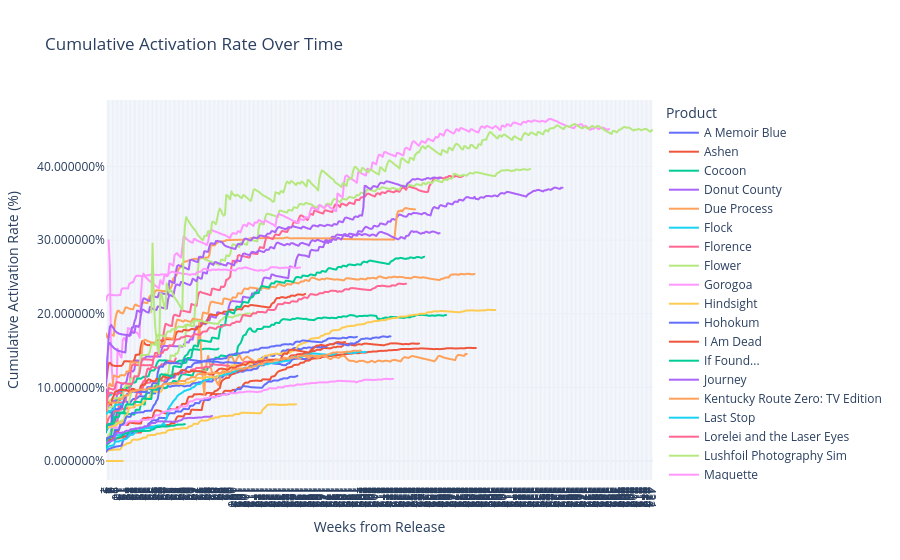

This figure's notebook cell:
### Code cell
import plotly.express as px

# Create the Plotly line plot
fig = px.line(
    act_rate_df,
    x="Weeks_from_Release",
    y="cumulative_act_rate",
    color='product',
    title="Cumulative Activation Rate Over Time",
    labels={
        "Weeks_from_Release": "Weeks from Release",
        "cumulative_act_rate": "Cumulative Activation Rate (%)"
    },
    template='plotly_white'
)

# Improve layout for readability
fig.update_layout(
    legend_title_text='Product',
    xaxis=dict(tickmode='linear'),
    yaxis_tickformat='%'
)

# Display the plot
fig.show()

### Figure 1 — Plotly figure (JSON) as saved in the notebook; plotly's stock layout.template omitted (floating-point values rounded to 4 significant figures; data arrays with more than 128 entries replaced by an {"elided": "..."} marker saying what was removed)
{"data": [{"hovertemplate": "product=A Memoir Blue<br>Weeks from Release=%{x}<br>Cumulative Activation Rate (%)=%{y}<extra></extra>", "legendgroup": "A Memoir Blue", "line": {"color": "#636efa", "dash": "solid"}, "marker": {"symbol": "circle"}, "mode": "lines", "name": "A Memoir Blue", "showlegend": true, "type": "scattergl", "x": {"elided": "167 int values"}, "xaxis": "x", "y": {"elided": "167 float values"}, "yaxis": "y"}, {"hovertemplate": "product=Ashen<br>Weeks from Release=%{x}<br>Cumulative Activation Rate (%)=%{y}<extra></extra>", "legendgroup": "Ashen", "line": {"color": "#EF553B", "dash": "solid"}, "marker": {"symbol": "circle"}, "mode": "lines", "name": "Ashen", "showlegend": true, "type": "scattergl", "x": {"elided": "287 int values"}, "xaxis": "x", "y": {"elided": "287 float values"}, "yaxis": "y"}, {"hovertemplate": "product=Cocoon<br>Weeks from Release=%{x}<br>Cumulative Activation Rate (%)=%{y}<extra></extra>", "legendgroup": "Cocoon", "line": {"color": "#00cc96", "dash": "solid"}, "marker": {"symbol": "circle"}, "mode": "lines", "name": "Cocoon", "showlegend": true, "type": "scattergl", "x": [1, 2, 3, 4, 5, 6, 7, 8, 9, 10, 11, 12, 13, 14, 15, 16, 17, 18, 19, 20, 21, 22, 23, 24, 25, 26, 27, 28, 29, 30, 31, 32, 33, 34, 35, 36, 37, 38, 39, 40, 41, 42, 43, 44, 45, 46, 47, 48, 49, 50, 51, 52, 53, 54, 55, 56, 57, 58, 59, 60, 61, 62, 63, 64, 65, 66, 67, 68, 69, 70, 71, 72, 73, 74, 75, 76, 77, 78, 79, 80, 81, 82, 83, 84, 85, 86, 87, 88], "xaxis": "x", "y": [0.05931, 0.06772, 0.06819, 0.0658, 0.06556, 0.0656, 0.06507, 0.07443, 0.08277, 0.08351, 0.08222, 0.08302, 0.09253, 0.09812, 0.09833, 0.09964, 0.09934, 0.09946, 0.1004, 0.1009, 0.1051, 0.1066, 0.1064, 0.1072, 0.112, 0.1121, 0.112, 0.1117, 0.1132, 0.1143, 0.1144, 0.1147, 0.1147, 0.1156, 0.1214, 0.1231, 0.1229, 0.1229, 0.1249, 0.1311, 0.1348, 0.1366, 0.1368, 0.1365, 0.1365, 0.1366, 0.1366, 0.1363, 0.136, 0.1358, 0.1355, 0.1351, 0.1349, 0.1347, 0.1345, 0.1343, 0.1356, 0.1364, 0.1363, 0.1361, 0.138, 0.1421, 0.1437, 0.1447, 0.1483, 0.1509, 0.1511, 0.151, 0.1516, 0.1517, 0.1515, 0.1512, 0.151, 0.1512, 0.1517, 0.1516, 0.1525, 0.1525, 0.1523, 0.1524, 0.1525, 0.1519, 0.1519, 0.1517, 0.1515, 0.1514, 0.1517, 0.1526], "yaxis": "y"}, {"hovertemplate": "product=Donut County<br>Weeks from Release=%{x}<br>Cumulative Activation Rate (%)=%{y}<extra></extra>", "legendgroup": "Donut County", "line": {"color": "#ab63fa", "dash": "solid"}, "marker": {"symbol": "circle"}, "mode": "lines", "name": "Donut County", "showlegend": true, "type": "scattergl", "x": {"elided": "354 int values"}, "xaxis": "x", "y": {"elided": "354 float values"}, "yaxis": "y"}, {"hovertemplate": "product=Due Process<br>Weeks from Release=%{x}<br>Cumulative Activation Rate (%)=%{y}<extra></extra>", "legendgroup": "Due Process", "line": {"color": "#FFA15A", "dash": "solid"}, "marker": {"symbol": "circle"}, "mode": "lines", "name": "Due Process", "showlegend": true, "type": "scattergl", "x": {"elided": "240 int values"}, "xaxis": "x", "y": {"elided": "240 float values"}, "yaxis": "y"}, {"hovertemplate": "product=Flock<br>Weeks from Release=%{x}<br>Cumulative Activation Rate (%)=%{y}<extra></extra>", "legendgroup": "Flock", "line": {"color": "#19d3f3", "dash": "solid"}, "marker": {"symbol": "circle"}, "mode": "lines", "name": "Flock", "showlegend": true, "type": "scattergl", "x": [1, 2, 3, 4, 5, 6, 7, 8, 9, 10, 11, 12, 13, 14, 15, 16, 17, 18, 19, 20, 21, 22, 23, 24, 25, 26, 27, 28, 29, 30, 31, 32, 33, 34, 35, 36, 37, 38, 39, 40, 41, 42, 43, 44, 45, 46, 47], "xaxis": "x", "y": [0.02607, 0.03064, 0.03192, 0.03258, 0.03338, 0.03372, 0.03405, 0.03437, 0.03466, 0.03494, 0.03521, 0.03551, 0.03573, 0.03589, 0.03612, 0.03628, 0.03632, 0.03643, 0.03654, 0.03849, 0.03954, 0.0403, 0.04137, 0.04325, 0.04377, 0.0438, 0.04435, 0.04485, 0.04486, 0.04489, 0.04496, 0.04496, 0.04549, 0.0455, 0.04617, 0.04659, 0.04658, 0.04652, 0.04744, 0.04791, 0.0483, 0.0483, 0.04833, 0.04828, 0.04826, 0.04898, 0.04898], "yaxis": "y"}, {"hovertemplate": "product=Florence<br>Weeks from Release=%{x}<br>Cumulative Activation Rate (%)=%{y}<extra></extra>", "legendgroup": "Florence", "line": {"color": "#FF6692", "dash": "solid"}, "marker": {"symbol": "circle"}, "mode": "lines", "name": "Florence", "showlegend": true, "type": "scattergl", "x": {"elided": "277 int values"}, "xaxis": "x", "y": {"elided": "277 float values"}, "yaxis": "y"}, {"hovertemplate": "product=Flower<br>Weeks from Release=%{x}<br>Cumulative Activation Rate (%)=%{y}<extra></extra>", "legendgroup": "Flower", "line": {"color": "#B6E880", "dash": "solid"}, "marker": {"symbol": "circle"}, "mode": "lines", "name": "Flower", "showlegend": true, "type": "scattergl", "x": {"elided": "329 int values"}, "xaxis": "x", "y": {"elided": "329 float values"}, "yaxis": "y"}, {"hovertemplate": "product=Gorogoa<br>Weeks from Release=%{x}<br>Cumulative Activation Rate (%)=%{y}<extra></extra>", "legendgroup": "Gorogoa", "line": {"color": "#FF97FF", "dash": "solid"}, "marker": {"symbol": "circle"}, "mode": "lines", "name": "Gorogoa", "showlegend": true, "type": "scattergl", "x": {"elided": "388 int values"}, "xaxis": "x", "y": {"elided": "388 float values"}, "yaxis": "y"}, {"hovertemplate": "product=Hindsight<br>Weeks from Release=%{x}<br>Cumulative Activation Rate (%)=%{y}<extra></extra>", "legendgroup": "Hindsight", "line": {"color": "#FECB52", "dash": "solid"}, "marker": {"symbol": "circle"}, "mode": "lines", "name": "Hindsight", "showlegend": true, "type": "scattergl", "x": {"elided": "148 int values"}, "xaxis": "x", "y": {"elided": "148 float values"}, "yaxis": "y"}, {"hovertemplate": "product=Hohokum<br>Weeks from Release=%{x}<br>Cumulative Activation Rate (%)=%{y}<extra></extra>", "legendgroup": "Hohokum", "line": {"color": "#636efa", "dash": "solid"}, "marker": {"symbol": "circle"}, "mode": "lines", "name": "Hohokum", "showlegend": true, "type": "scattergl", "x": {"elided": "149 int values"}, "xaxis": "x", "y": {"elided": "149 float values"}, "yaxis": "y"}, {"hovertemplate": "product=I Am Dead<br>Weeks from Release=%{x}<br>Cumulative Activation Rate (%)=%{y}<extra></extra>", "legendgroup": "I Am Dead", "line": {"color": "#EF553B", "dash": "solid"}, "marker": {"symbol": "circle"}, "mode": "lines", "name": "I Am Dead", "showlegend": true, "type": "scattergl", "x": {"elided": "243 int values"}, "xaxis": "x", "y": {"elided": "243 float values"}, "yaxis": "y"}, {"hovertemplate": "product=If Found...<br>Weeks from Release=%{x}<br>Cumulative Activation Rate (%)=%{y}<extra></extra>", "legendgroup": "If Found...", "line": {"color": "#00cc96", "dash": "solid"}, "marker": {"symbol": "circle"}, "mode": "lines", "name": "If Found...", "showlegend": true, "type": "scattergl", "x": {"elided": "264 int values"}, "xaxis": "x", "y": {"elided": "264 float values"}, "yaxis": "y"}, {"hovertemplate": "product=Journey<br>Weeks from Release=%{x}<br>Cumulative Activation Rate (%)=%{y}<extra></extra>", "legendgroup": "Journey", "line": {"color": "#ab63fa", "dash": "solid"}, "marker": {"symbol": "circle"}, "mode": "lines", "name": "Journey", "showlegend": true, "type": "scattergl", "x": {"elided": "260 int values"}, "xaxis": "x", "y": {"elided": "260 float values"}, "yaxis": "y"}, {"hovertemplate": "product=Kentucky Route Zero: TV Edition<br>Weeks from Release=%{x}<br>Cumulative Activation Rate (%)=%{y}<extra></extra>", "legendgroup": "Kentucky Route Zero: TV Edition", "line": {"color": "#FFA15A", "dash": "solid"}, "marker": {"symbol": "circle"}, "mode": "lines", "name": "Kentucky Route Zero: TV Edition", "showlegend": true, "type": "scattergl", "x": {"elided": "209 int values"}, "xaxis": "x", "y": {"elided": "209 float values"}, "yaxis": "y"}, {"hovertemplate": "product=Last Stop<br>Weeks from Release=%{x}<br>Cumulative Activation Rate (%)=%{y}<extra></extra>", "legendgroup": "Last Stop", "line": {"color": "#19d3f3", "dash": "solid"}, "marker": {"symbol": "circle"}, "mode": "lines", "name": "Last Stop", "showlegend": true, "type": "scattergl", "x": {"elided": "202 int values"}, "xaxis": "x", "y": {"elided": "202 float values"}, "yaxis": "y"}, {"hovertemplate": "product=Lorelei and the Laser Eyes<br>Weeks from Release=%{x}<br>Cumulative Activation Rate (%)=%{y}<extra></extra>", "legendgroup": "Lorelei and the Laser Eyes", "line": {"color": "#FF6692", "dash": "solid"}, "marker": {"symbol": "circle"}, "mode": "lines", "name": "Lorelei and the Laser Eyes", "showlegend": true, "type": "scattergl", "x": [1, 2, 3, 4, 5, 6, 7, 8, 9, 10, 11, 12, 13, 14, 15, 16, 17, 18, 19, 20, 21, 22, 23, 24, 25, 26, 27, 28, 29, 30, 31, 32, 33, 34, 35, 36, 37, 38, 39, 40, 41, 42, 43, 44, 45, 46, 47, 48, 49, 50, 51, 52, 53, 54, 55], "xaxis": "x", "y": [0.04706, 0.053, 0.05806, 0.06043, 0.06261, 0.06331, 0.06609, 0.06786, 0.06806, 0.0682, 0.06889, 0.06981, 0.07045, 0.07087, 0.07116, 0.07101, 0.0714, 0.07163, 0.07195, 0.07236, 0.07269, 0.07284, 0.0731, 0.08566, 0.0931, 0.093, 0.09262, 0.09002, 0.1051, 0.1085, 0.1083, 0.1175, 0.1248, 0.1256, 0.1236, 0.1271, 0.1279, 0.1273, 0.1267, 0.1264, 0.1268, 0.1284, 0.1282, 0.1313, 0.1315, 0.1311, 0.1313, 0.1339, 0.1353, 0.1358, 0.1354, 0.135, 0.1347, 0.1351, 0.1394], "yaxis": "y"}, {"hovertemplate": "product=Lushfoil Photography Sim<br>Weeks from Release=%{x}<br>Cumulative Activation Rate (%)=%{y}<extra></extra>", "legendgroup": "Lushfoil Photography Sim", "line": {"color": "#B6E880", "dash": "solid"}, "marker": {"symbol": "circle"}, "mode": "lines", "name": "Lushfoil Photography Sim", "showlegend": true, "type": "scattergl", "x": [1, 2, 3, 4, 5, 6, 7, 8], "xaxis": "x", "y": [0.0609, 0.07007, 0.07176, 0.07264, 0.07345, 0.07411, 0.07478, 0.07478], "yaxis": "y"}, {"hovertemplate": "product=Maquette<br>Weeks from Release=%{x}<br>Cumulative Activation Rate (%)=%{y}<extra></extra>", "legendgroup": "Maquette", "line": {"color": "#FF97FF", "dash": "solid"}, "marker": {"symbol": "circle"}, "mode": "lines", "name": "Maquette", "showlegend": true, "type": "scattergl", "x": {"elided": "223 int values"}, "xaxis": "x", "y": {"elided": "223 float values"}, "yaxis": "y"}, {"hovertemplate": "product=Morsels<br>Weeks from Release=%{x}<br>Cumulative Activation Rate (%)=%{y}<extra></extra>", "legendgroup": "Morsels", "line": {"color": "#FECB52", "dash": "solid"}, "marker": {"symbol": "circle"}, "mode": "lines", "name": "Morsels", "showlegend": true, "type": "scattergl", "x": [1, 2, 3, 4, 5, 6, 7, 8, 9, 10, 11, 12, 13, 14], "xaxis": "x", "y": [7.517e-05, 7.442e-05, 7.387e-05, 7.334e-05, 7.288e-05, 7.25e-05, 7.196e-05, 7.155e-05, 7.127e-05, 7.097e-05, 7.066e-05, 7.036e-05, 7.006e-05, 6.966e-05], "yaxis": "y"}, {"hovertemplate": "product=Mundaun<br>Weeks from Release=%{x}<br>Cumulative Activation Rate (%)=%{y}<extra></extra>", "legendgroup": "Mundaun", "line": {"color": "#636efa", "dash": "solid"}, "marker": {"symbol": "circle"}, "mode": "lines", "name": "Mundaun", "showlegend": true, "type": "scattergl", "x": {"elided": "221 int values"}, "xaxis": "x", "y": {"elided": "221 float values"}, "yaxis": "y"}, {"hovertemplate": "product=Neon White<br>Weeks from Release=%{x}<br>Cumulative Activation Rate (%)=%{y}<extra></extra>", "legendgroup": "Neon White", "line": {"color": "#EF553B", "dash": "solid"}, "marker": {"symbol": "circle"}, "mode": "lines", "name": "Neon White", "showlegend": true, "type": "scattergl", "x": {"elided": "155 int values"}, "xaxis": "x", "y": {"elided": "155 float values"}, "yaxis": "y"}, {"hovertemplate": "product=Open Roads<br>Weeks from Release=%{x}<br>Cumulative Activation Rate (%)=%{y}<extra></extra>", "legendgroup": "Open Roads", "line": {"color": "#00cc96", "dash": "solid"}, "marker": {"symbol": "circle"}, "mode": "lines", "name": "Open Roads", "showlegend": true, "type": "scattergl", "x": [1, 2, 3, 4, 5, 6, 7, 8, 9, 10, 11, 12, 13, 14, 15, 16, 17, 18, 19, 20, 21, 22, 23, 24, 25, 26, 27, 28, 29, 30, 31, 32, 33, 34, 35, 36, 37, 38, 39, 40, 41, 42, 43, 44, 45, 46, 47, 48, 49, 50, 51, 52, 53, 54, 55, 56, 57, 58, 59, 60, 61, 62], "xaxis": "x", "y": [0.01932, 0.02278, 0.02388, 0.02541, 0.02705, 0.02828, 0.0285, 0.02869, 0.03066, 0.03182, 0.03204, 0.0326, 0.03315, 0.03588, 0.03759, 0.0379, 0.03794, 0.03819, 0.03985, 0.04081, 0.04087, 0.04088, 0.04086, 0.04089, 0.04089, 0.04087, 0.04087, 0.04088, 0.04088, 0.04087, 0.04087, 0.04088, 0.0409, 0.04094, 0.04112, 0.0422, 0.04274, 0.04317, 0.0448, 0.04591, 0.04619, 0.04618, 0.0467, 0.04687, 0.04691, 0.04686, 0.04682, 0.04679, 0.04715, 0.04717, 0.04791, 0.04795, 0.04793, 0.0481, 0.04877, 0.04935, 0.04948, 0.04946, 0.04946, 0.04947, 0.04978, 0.05011], "yaxis": "y"}, {"hovertemplate": "product=Outer Wilds<br>Weeks from Release=%{x}<br>Cumulative Activation Rate (%)=%{y}<extra></extra>", "legendgroup": "Outer Wilds", "line": {"color": "#ab63fa", "dash": "solid"}, "marker": {"symbol": "circle"}, "mode": "lines", "name": "Outer Wilds", "showlegend": true, "type": "scattergl", "x": {"elided": "259 int values"}, "xaxis": "x", "y": {"elided": "259 float values"}, "yaxis": "y"}, {"hovertemplate": "product=Sayonara Wild Hearts<br>Weeks from Release=%{x}<br>Cumulative Activation Rate (%)=%{y}<extra></extra>", "legendgroup": "Sayonara Wild Hearts", "line": {"color": "#FFA15A", "dash": "solid"}, "marker": {"symbol": "circle"}, "mode": "lines", "name": "Sayonara Wild Hearts", "showlegend": true, "type": "scattergl", "x": {"elided": "286 int values"}, "xaxis": "x", "y": {"elided": "286 float values"}, "yaxis": "y"}, {"hovertemplate": "product=Skin Deep<br>Weeks from Release=%{x}<br>Cumulative Activation Rate (%)=%{y}<extra></extra>", "legendgroup": "Skin Deep", "line": {"color": "#19d3f3", "dash": "solid"}, "marker": {"symbol": "circle"}, "mode": "lines", "name": "Skin Deep", "showlegend": true, "type": "scattergl", "x": [1, 2, 3, 4, 5], "xaxis": "x", "y": [0.075, 0.08599, 0.0879, 0.0892, 0.09003], "yaxis": "y"}, {"hovertemplate": "product=Solar Ash<br>Weeks from Release=%{x}<br>Cumulative Activation Rate (%)=%{y}<extra></extra>", "legendgroup": "Solar Ash", "line": {"color": "#FF6692", "dash": "solid"}, "marker": {"symbol": "circle"}, "mode": "lines", "name": "Solar Ash", "showlegend": true, "type": "scattergl", "x": {"elided": "130 int values"}, "xaxis": "x", "y": {"elided": "130 float values"}, "yaxis": "y"}, {"hovertemplate": "product=Storyteller<br>Weeks from Release=%{x}<br>Cumulative Activation Rate (%)=%{y}<extra></extra>", "legendgroup": "Storyteller", "line": {"color": "#B6E880", "dash": "solid"}, "marker": {"symbol": "circle"}, "mode": "lines", "name": "Storyteller", "showlegend": true, "type": "scattergl", "x": [1, 2, 3, 4, 5, 6, 7, 8, 9, 10, 11, 12, 13, 14, 15, 16, 17, 18, 19, 20, 21, 22, 23, 24, 25, 26, 27, 28, 29, 30, 31, 32, 33, 34, 35, 36, 37, 38, 39, 40, 41, 42, 43, 44, 45, 46, 47, 48, 49, 50, 51, 52, 53, 54, 55, 56, 57, 58, 59, 60, 61, 62, 63, 64, 65, 66, 67, 68, 69, 70, 71, 72, 73, 74, 75, 76, 77, 78, 79, 80, 81, 82, 83, 84, 85, 86, 87, 88, 89, 90, 91, 92, 93, 94, 95, 96, 97, 98, 99, 100, 101, 102, 103, 104, 105, 106, 107, 108, 109, 110, 111, 112, 113, 114, 115], "xaxis": "x", "y": [0.06904, 0.07435, 0.07969, 0.08236, 0.08343, 0.08409, 0.08483, 0.08481, 0.08511, 0.08556, 0.08604, 0.08648, 0.0869, 0.08713, 0.09783, 0.1021, 0.1026, 0.1026, 0.1029, 0.1117, 0.1122, 0.1126, 0.114, 0.1145, 0.1155, 0.1162, 0.1298, 0.1439, 0.1437, 0.1437, 0.1439, 0.1441, 0.1442, 0.1444, 0.149, 0.1585, 0.1583, 0.1579, 0.1574, 0.1661, 0.1711, 0.1715, 0.171, 0.1704, 0.1695, 0.169, 0.1689, 0.1744, 0.176, 0.1758, 0.1755, 0.1788, 0.179, 0.1788, 0.1785, 0.1815, 0.1824, 0.1823, 0.1821, 0.1819, 0.1818, 0.184, 0.1852, 0.1851, 0.1848, 0.1847, 0.1873, 0.1889, 0.1905, 0.1907, 0.1905, 0.1903, 0.1901, 0.19, 0.1898, 0.1896, 0.1889, 0.1885, 0.1882, 0.1879, 0.1877, 0.1874, 0.1871, 0.1868, 0.1865, 0.1864, 0.1862, 0.1865, 0.1899, 0.1914, 0.1923, 0.1944, 0.196, 0.1961, 0.1959, 0.1957, 0.1955, 0.1952, 0.195, 0.1961, 0.1969, 0.1975, 0.1974, 0.1986, 0.1987, 0.1984, 0.1982, 0.1992, 0.2, 0.2002, 0.2002, 0.2, 0.1998, 0.1996, 0.2016], "yaxis": "y"}, {"hovertemplate": "product=Stray<br>Weeks from Release=%{x}<br>Cumulative Activation Rate (%)=%{y}<extra></extra>", "legendgroup": "Stray", "line": {"color": "#FF97FF", "dash": "solid"}, "marker": {"symbol": "circle"}, "mode": "lines", "name": "Stray", "showlegend": true, "type": "scattergl", "x": {"elided": "151 int values"}, "xaxis": "x", "y": {"elided": "151 float values"}, "yaxis": "y"}, {"hovertemplate": "product=Telling Lies<br>Weeks from Release=%{x}<br>Cumulative Activation Rate (%)=%{y}<extra></extra>", "legendgroup": "Telling Lies", "line": {"color": "#FECB52", "dash": "solid"}, "marker": {"symbol": "circle"}, "mode": "lines", "name": "Telling Lies", "showlegend": true, "type": "scattergl", "x": {"elided": "302 int values"}, "xaxis": "x", "y": {"elided": "302 float values"}, "yaxis": "y"}, {"hovertemplate": "product=The Artful Escape<br>Weeks from Release=%{x}<br>Cumulative Activation Rate (%)=%{y}<extra></extra>", "legendgroup": "The Artful Escape", "line": {"color": "#636efa", "dash": "solid"}, "marker": {"symbol": "circle"}, "mode": "lines", "name": "The Artful Escape", "showlegend": true, "type": "scattergl", "x": {"elided": "195 int values"}, "xaxis": "x", "y": {"elided": "195 float values"}, "yaxis": "y"}, {"hovertemplate": "product=The Pathless<br>Weeks from Release=%{x}<br>Cumulative Activation Rate (%)=%{y}<extra></extra>", "legendgroup": "The Pathless", "line": {"color": "#EF553B", "dash": "solid"}, "marker": {"symbol": "circle"}, "mode": "lines", "name": "The Pathless", "showlegend": true, "type": "scattergl", "x": {"elided": "186 int values"}, "xaxis": "x", "y": {"elided": "186 float values"}, "yaxis": "y"}, {"hovertemplate": "product=The Unfinished Swan<br>Weeks from Release=%{x}<br>Cumulative Activation Rate (%)=%{y}<extra></extra>", "legendgroup": "The Unfinished Swan", "line": {"color": "#00cc96", "dash": "solid"}, "marker": {"symbol": "circle"}, "mode": "lines", "name": "The Unfinished Swan", "showlegend": true, "type": "scattergl", "x": {"elided": "247 int values"}, "xaxis": "x", "y": {"elided": "247 float values"}, "yaxis": "y"}, {"hovertemplate": "product=Thirsty Suitors<br>Weeks from Release=%{x}<br>Cumulative Activation Rate (%)=%{y}<extra></extra>", "legendgroup": "Thirsty Suitors", "line": {"color": "#ab63fa", "dash": "solid"}, "marker": {"symbol": "circle"}, "mode": "lines", "name": "Thirsty Suitors", "showlegend": true, "type": "scattergl", "x": [1, 2, 3, 4, 5, 6, 7, 8, 9, 10, 11, 12, 13, 14, 15, 16, 17, 18, 19, 20, 21, 22, 23, 24, 25, 26, 27, 28, 29, 30, 31, 32, 33, 34, 35, 36, 37, 38, 39, 40, 41, 42, 43, 44, 45, 46, 47, 48, 49, 50, 51, 52, 53, 54, 55, 56, 57, 58, 59, 60, 61, 62, 63, 64, 65, 66, 67, 68, 69, 70, 71, 72, 73, 74, 75, 76, 77, 78, 79, 80, 81, 82, 83], "xaxis": "x", "y": [0.02322, 0.02469, 0.02584, 0.02678, 0.02702, 0.02801, 0.02808, 0.03431, 0.03735, 0.03852, 0.0384, 0.03828, 0.03837, 0.03886, 0.03912, 0.04053, 0.04112, 0.04111, 0.0413, 0.04297, 0.04328, 0.0433, 0.04331, 0.04312, 0.04384, 0.04467, 0.04529, 0.04542, 0.04539, 0.04627, 0.04713, 0.04714, 0.04714, 0.0477, 0.05004, 0.05138, 0.05161, 0.05154, 0.05157, 0.05299, 0.05384, 0.05386, 0.05387, 0.05383, 0.05377, 0.05374, 0.05367, 0.05364, 0.05355, 0.05352, 0.05346, 0.0534, 0.05338, 0.05333, 0.0533, 0.0534, 0.05457, 0.05496, 0.05521, 0.05663, 0.05773, 0.05808, 0.05806, 0.05845, 0.05857, 0.05853, 0.05855, 0.05851, 0.0585, 0.05872, 0.05869, 0.05903, 0.05906, 0.05904, 0.05913, 0.05964, 0.06011, 0.06021, 0.06017, 0.06011, 0.0601, 0.06047, 0.06137], "yaxis": "y"}, {"hovertemplate": "product=Twelve Minutes<br>Weeks from Release=%{x}<br>Cumulative Activation Rate (%)=%{y}<extra></extra>", "legendgroup": "Twelve Minutes", "line": {"color": "#FFA15A", "dash": "solid"}, "marker": {"symbol": "circle"}, "mode": "lines", "name": "Twelve Minutes", "showlegend": true, "type": "scattergl", "x": {"elided": "198 int values"}, "xaxis": "x", "y": {"elided": "198 float values"}, "yaxis": "y"}, {"hovertemplate": "product=Wanderstop<br>Weeks from Release=%{x}<br>Cumulative Activation Rate (%)=%{y}<extra></extra>", "legendgroup": "Wanderstop", "line": {"color": "#19d3f3", "dash": "solid"}, "marker": {"symbol": "circle"}, "mode": "lines", "name": "Wanderstop", "showlegend": true, "type": "scattergl", "x": [1, 2, 3, 4, 5, 6, 7, 8, 9, 10, 11, 12, 13], "xaxis": "x", "y": [0.06408, 0.06546, 0.06699, 0.06805, 0.06878, 0.06959, 0.07006, 0.07496, 0.07616, 0.07642, 0.0767, 0.07711, 0.07711], "yaxis": "y"}, {"hovertemplate": "product=Wattam<br>Weeks from Release=%{x}<br>Cumulative Activation Rate (%)=%{y}<extra></extra>", "legendgroup": "Wattam", "line": {"color": "#FF6692", "dash": "solid"}, "marker": {"symbol": "circle"}, "mode": "lines", "name": "Wattam", "showlegend": true, "type": "scattergl", "x": {"elided": "233 int values"}, "xaxis": "x", "y": {"elided": "233 float values"}, "yaxis": "y"}, {"hovertemplate": "product=What Remains of Edith Finch<br>Weeks from Release=%{x}<br>Cumulative Activation Rate (%)=%{y}<extra></extra>", "legendgroup": "What Remains of Edith Finch", "line": {"color": "#B6E880", "dash": "solid"}, "marker": {"symbol": "circle"}, "mode": "lines", "name": "What Remains of Edith Finch", "showlegend": true, "type": "scattergl", "x": {"elided": "389 int values"}, "xaxis": "x", "y": {"elided": "389 float values"}, "yaxis": "y"}, {"hovertemplate": "product=to a T<br>Weeks from Release=%{x}<br>Cumulative Activation Rate (%)=%{y}<extra></extra>", "legendgroup": "to a T", "line": {"color": "#FF97FF", "dash": "solid"}, "marker": {"symbol": "circle"}, "mode": "lines", "name": "to a T", "showlegend": true, "type": "scattergl", "x": [1], "xaxis": "x", "y": [0.05384], "yaxis": "y"}], "layout": {"autosize": true, "legend": {"title": {"text": "Product"}, "tracegroupgap": 0}, "title": {"text": "Cumulative Activation Rate Over Time"}, "xaxis": {"anchor": "y", "autorange": true, "domain": [0, 1], "range": [1, 424], "tickmode": "linear", "title": {"text": "Weeks from Release"}, "type": "linear"}, "yaxis": {"anchor": "x", "autorange": true, "domain": [0, 1], "range": [-0.02572, 0.49], "tickformat": "%", "title": {"text": "Cumulative Activation Rate (%)"}, "type": "linear"}}}
